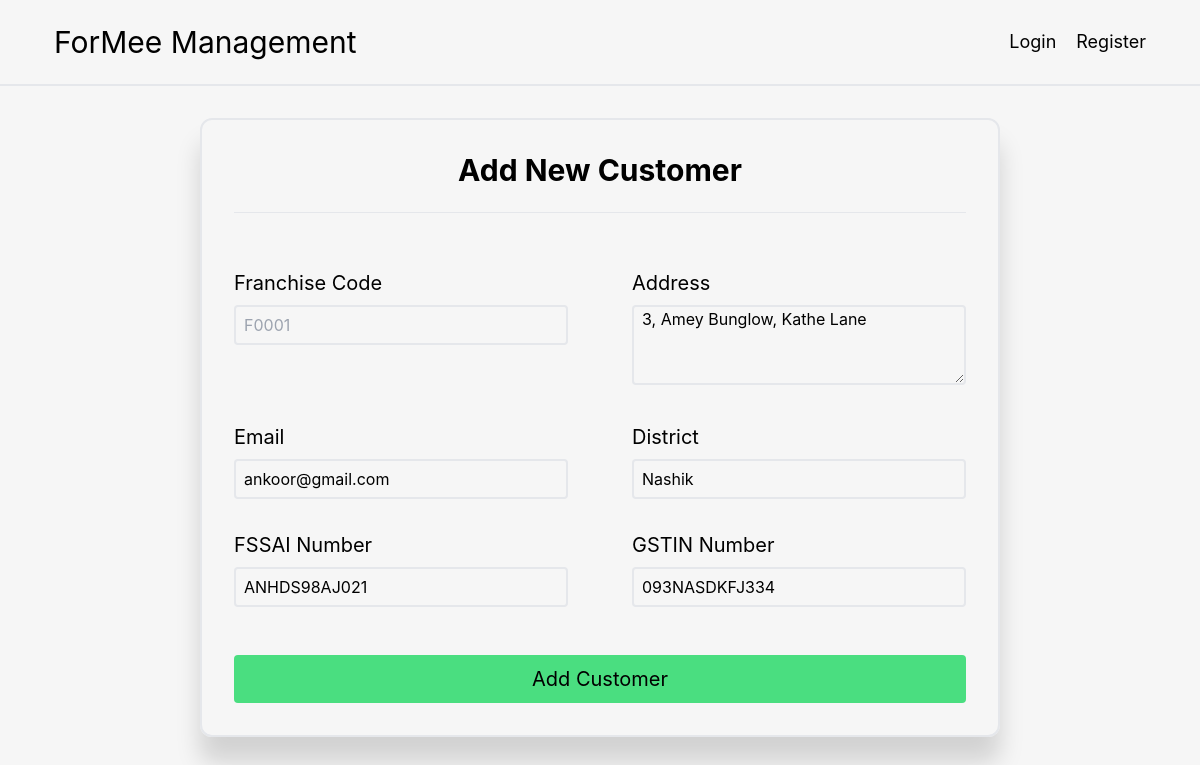
Before: /billing/add_customer/1/extended/ with the older database file.
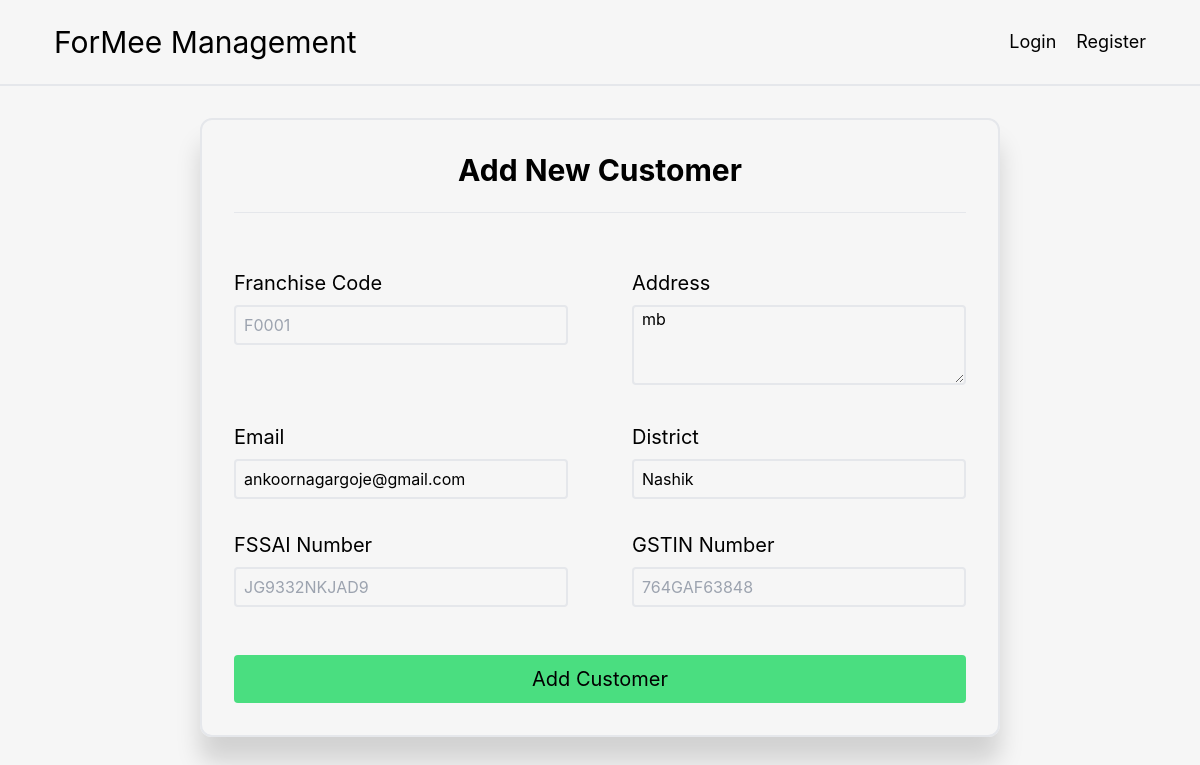
After: the same page with the newer database file.
### Billing/models.py (models this page shows, shortened)
class Customer(models.Model):
    name = models.CharField(max_length=200)
    address = models.CharField(max_length=200)
    district = models.CharField(max_length=100, default='')
    email = models.EmailField()
    gstin = models.CharField(max_length=100)
    fssai = models.CharField(max_length=100)
    phone = models.PositiveBigIntegerField()
    birth_date = models.CharField(max_length=10, default="")
    order_type = models.CharField(max_length=30, choices=SALE_CHOICE, default='normal')
    franchise_id = models.CharField(default="", max_length=5)

### Billing/views.py (the view)
# urls.py: path('billing/add_customer/<int:customer_id>/extended/', views.customer_extended_form, name='customer_extended_form'),
def customer_extended_form(request, customer_id):
    customer = get_object_or_404(Customer, pk=customer_id)
    form = CustomerProfileForm(request.POST or None, instance=customer)
    if request.method == 'POST' and form.is_valid():
        form.save()
        return redirect('order_list', customer_id=customer.pk)
    else:
        form = CustomerProfileForm(request.POST or None, instance=customer)
    return render(request, 'customer_extended.html', {'form': form})

### Billing/forms.py
class CustomerProfileForm(forms.ModelForm):
    address = forms.CharField(widget=forms.Textarea)
    district = forms.CharField(required=False)
    email = forms.CharField(required=False)
    gstin = forms.CharField(required=False)
    fssai = forms.CharField(required=False)
    franchise_id = forms.CharField(required=False)
    class Meta:
        model = Customer
        fields = ['address', 'district', 'email', 'gstin', 'fssai', 'franchise_id']

### Billing/templates/customer_extended.html (shortened to what this page needs)
{% extends 'base.html' %}
{% load widget_tweaks %}
{% block body %}
<div class="m-auto my-8 p-8 border-2 rounded-xl w-4/6" style="box-shadow: 0 25px 25px rgb(0 0 0 / 0.15);">
    <p class="text-center text-3xl font-bold">Add New Customer</p>
    <br>
    <hr>
    <form method="post">
        <div class="flex gap-16 my-6">
            <div class="w-1/2">
                <p class="text-xl my-2">Franchise Code</p>
                {% render_field form.franchise_id class="w-full h-10 indent-2 rounded bg-transparent border-2" placeholder="F0001" %}
            </div>
            <div class="w-1/2">
                <p class="text-xl my-2">Address</p>
                {% render_field form.address class="w-full h-20 indent-2 rounded bg-transparent border-2" placeholder="XYZ Shop, XYZ Area" %}
            </div>
        </div>
        <div class="flex gap-16 my-6">
            <div class="w-1/2">
                <p class="text-xl my-2">Email</p>
                {% render_field form.email|attr:"required:false" class="w-full h-10 indent-2 rounded bg-transparent border-2" placeholder="abc@gmail.com" required=False %}
            </div>
            <div class="w-1/2">
                <p class="text-xl my-2">District</p>
                {% render_field form.district class="w-full h-10 indent-2 rounded bg-transparent border-2" placeholder="Nashik" %}
            </div>
        </div>
        <div class="flex gap-16 my-6">
            <div class="w-1/2">
                <p class="text-xl my-2">FSSAI Number</p>
                {% render_field form.fssai class="w-full h-10 indent-2 rounded bg-transparent border-2" placeholder="JG9332NKJAD9" %}
            </div>
            <div class="w-1/2">
                <p class="text-xl my-2">GSTIN Number</p>
                {% render_field form.gstin class="w-full h-10 indent-2 rounded bg-transparent border-2" placeholder="764GAF63848" %}
            </div>
        </div>
        <br>
        <button type="submit"
                class="w-full bg-green-400 rounded h-12 text-xl hover:drop-shadow-2xl duration-300 ease-in-out">Add
            Customer
        </button>
    </form>
</div>
{% endblock %}

Changed rows visible on the page:
changed Customer "Nashik": address "3, Amey Bunglow, Kathe Lane" → "mb"; email "ankoor@gmail.com" → "ankoornagargoje@gmail.com"; fssai "ANHDS98AJ021" → (not shown); gstin "093NASDKFJ334" → (not shown)
